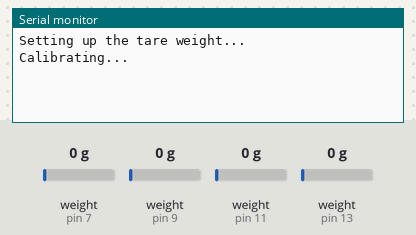
A sketch run on a simulated Arduino Uno, built with avr-gcc and run on an emulated ATmega328P. On the bench: the last lines printed to the serial monitor. Inputs (shaded band) come from the test bench; at power-on: weight on the scale (sensors on pin 7, pin 9, pin 11, pin 13) 0 g.

Above: at 5.2 s.
5.3 s: weight on the scale (sensor on pin 7) set to 100 g
At 7.2 s:
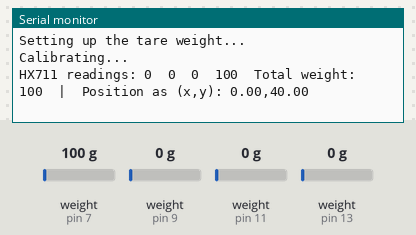
12.5 s: weight on the scale (sensor on pin 9) set to 100 g
At 16.8 s:
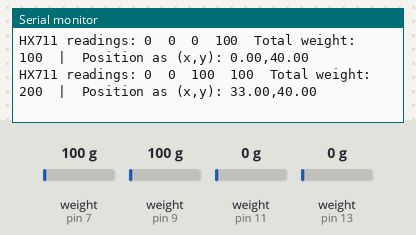
17.1 s: weight on the scale (sensor on pin 11) set to 100 g
At 21.4 s:
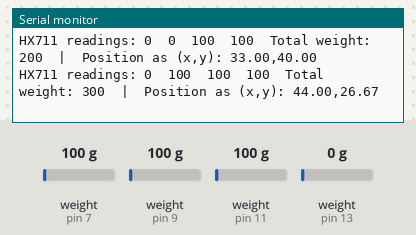
21.7 s: weight on the scale (sensor on pin 13) set to 100 g
At 26.2 s:
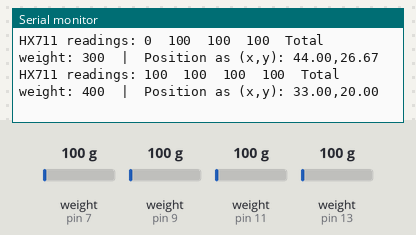
26.3 s: weight on the scale (sensor on pin 7) set to 1250 g
30.9 s: weight on the scale (sensor on pin 9) set to 1250 g
At 31.7 s:
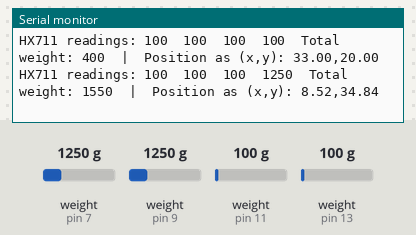
Timing chart, 0 to 33.9 s (numbered marks = the images above; inputs shaded):
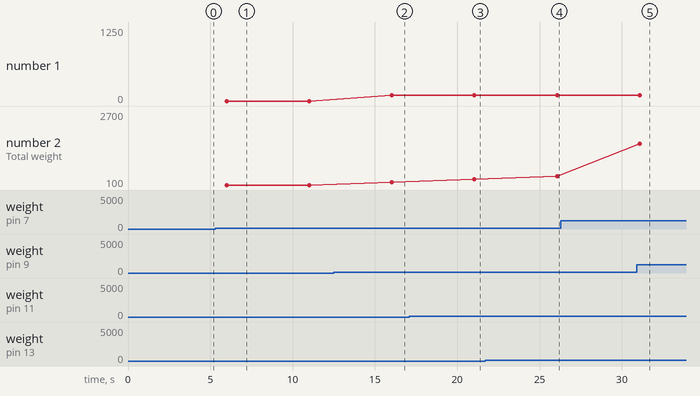

The sketch:

weight_sensors.ino
```cpp
#include "HX711.h"

// HX711 circuit wiring
const int LOADCELL_DOUT_PIN_1 = 13;
const int LOADCELL_SCK_PIN_1 = 12;
const int LOADCELL_DOUT_PIN_2= 11;
const int LOADCELL_SCK_PIN_2 = 10;
const int LOADCELL_DOUT_PIN_3 = 9;
const int LOADCELL_SCK_PIN_3 = 8;
const int LOADCELL_DOUT_PIN_4 = 7;
const int LOADCELL_SCK_PIN_4 = 6;

#define VCC2 5 // define pin 5 as VCC2
#define VCC3 4
#define VCC4 3
#define GND2 2 // define pin 2 as Ground 2

float x_max = 66.0; // width of the platform in centimeters
float y_max = 40.0; // height of the platform in centimeters

HX711 loadcell_1, loadcell_2, loadcell_3, loadcell_4;

void setup() {

  pinMode(VCC2,OUTPUT);//define a digital pin as output
  digitalWrite(VCC2, HIGH);// set the above pin as HIGH so it acts as 5V
  pinMode(VCC3,OUTPUT);//define a digital pin as output
  digitalWrite(VCC3, HIGH);// set the above pin as HIGH so it acts as 5V
  pinMode(VCC4,OUTPUT);//define a digital pin as output
  digitalWrite(VCC4, HIGH);// set the above pin as HIGH so it acts as 5V
  pinMode(GND2,OUTPUT);//define a digital pin as output
  digitalWrite(GND2, LOW);// set the above pin as LOW so it acts as Ground

  Serial.begin(9600);

  float calibrationValue_1; // calibration value load cell 1, upper left
  float calibrationValue_2; // calibration value load cell 2, upper right
  float calibrationValue_3; // calibration value load cell 3, lower right
  float calibrationValue_4; // calibration value load cell 4, lower left
  calibrationValue_1 = 1900.0; // this values are obtained by calibrating the scale with known weights
  calibrationValue_2 = 1865.0;
  calibrationValue_3 = 1850.0;
  calibrationValue_4 = 1900.0;

  loadcell_1.begin(LOADCELL_DOUT_PIN_1, LOADCELL_SCK_PIN_1);
  loadcell_2.begin(LOADCELL_DOUT_PIN_2, LOADCELL_SCK_PIN_2);
  loadcell_3.begin(LOADCELL_DOUT_PIN_3, LOADCELL_SCK_PIN_3);
  loadcell_4.begin(LOADCELL_DOUT_PIN_4, LOADCELL_SCK_PIN_4);

  Serial.println("Setting up the tare weight...");
  loadcell_1.tare();
  loadcell_2.tare();
  loadcell_3.tare();
  loadcell_4.tare();

  Serial.println("Calibrating...");
  loadcell_1.set_scale(calibrationValue_1);
  loadcell_2.set_scale(calibrationValue_2);
  loadcell_3.set_scale(calibrationValue_3);
  loadcell_4.set_scale(calibrationValue_4);

}

void loop() {
  if (loadcell_1.is_ready() && loadcell_2.is_ready() && loadcell_3.is_ready() && loadcell_4.is_ready()) {
    long reading_1 = loadcell_1.get_units(5); // the average of 5 readings from the loadcell minus tare weight, divided by the SCALE parameter set with set_scale
    long reading_2 = loadcell_2.get_units(5);
    long reading_3 = loadcell_3.get_units(5);
    long reading_4 = loadcell_4.get_units(5);
    long total_weight = reading_1 + reading_2 + reading_3 + reading_4;
    float x_coordinate = (reading_2 + reading_3)*x_max/total_weight;
    float y_coordinate = (reading_3 + reading_4)*y_max/total_weight;
    Serial.print("HX711 readings: ");
    Serial.print(reading_1);
    Serial.print("\t");
    Serial.print(reading_2);
    Serial.print("\t");
    Serial.print(reading_3);
    Serial.print("\t");
    Serial.print(reading_4);
    Serial.print("\t");
    Serial.print("Total weight: ");
    Serial.print(total_weight);
    Serial.print("\t|\tPosition as (x,y): ");
    //Serial.print("(");
    Serial.print(x_coordinate);
    Serial.print(",");
    Serial.println(y_coordinate);
    //Serial.println(")");
  } else {
    Serial.println("HX711 not found.");
  }

  delay(3000);
}
```

Measured:
- after the input at 5.3 s, the serial monitor: prints a new line after 0.70 s (image 1)
- after the input at 12.5 s, the serial monitor: prints a new line after 3.5 s (image 2)
- after the input at 17.1 s, the serial monitor: prints a new line after 3.9 s (image 3)
- after the input at 21.7 s, the serial monitor: prints a new line after 4.4 s (image 4)
- plotted number 2: 100 → 200 after the input at 12.5 s, 200 → 300 after the input at 17.1 s, 300 → 400 after the input at 21.7 s, 400 → 2700 after the input at 30.9 s
